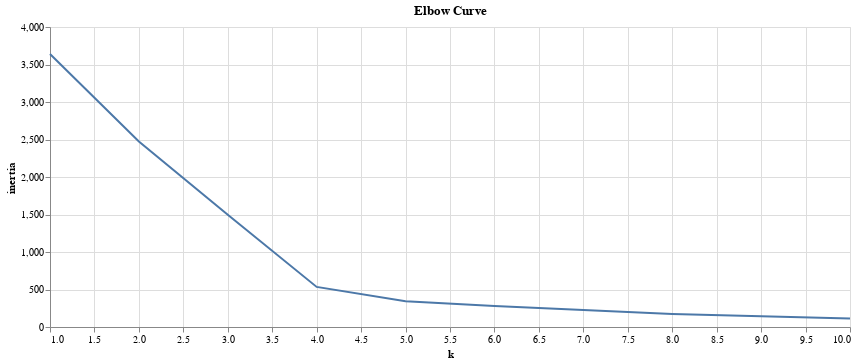

Source (notebook cell):
### Markdown cell above
### Clustering Crytocurrencies Using K-Means

#### Find the Best Value for `k` Using the Elbow Curve

### Code cell
inertia = []
k = list(range(1, 11))

# Calculate the inertia for the range ok k values
for i in k:
    km = KMeans(n_clusters=i, random_state=0)
    km.fit(pcs_df)
    inertia.append(km.inertia_)

    


# Create the Elbow Curve using hvPlot
elbow_data = {"k": k, "inertia": inertia}
df_elbow = pd.DataFrame(elbow_data)
alt.Chart(df_elbow).mark_line().encode(
                x='k', 
                y='inertia').properties(
                    title='Elbow Curve',
                    width=800
)

### Figure 1 — Vega-Lite specification as saved in the notebook (floating-point values rounded to 4 significant figures)
{"config": {"view": {"continuousWidth": 400, "continuousHeight": 300}}, "data": {"name": "data-fd083b89ff5f2f469e2828ceacfe61e1"}, "mark": "line", "encoding": {"x": {"type": "quantitative", "field": "k"}, "y": {"type": "quantitative", "field": "inertia"}}, "title": "Elbow Curve", "width": 800, "$schema": "https://vega.github.io/schema/vega-lite/v4.8.1.json", "datasets": {"data-fd083b89ff5f2f469e2828ceacfe61e1": [{"k": 1, "inertia": 3639.0}, {"k": 2, "inertia": 2474.0}, {"k": 3, "inertia": 1496.0}, {"k": 4, "inertia": 534.4}, {"k": 5, "inertia": 343.0}, {"k": 6, "inertia": 281.0}, {"k": 7, "inertia": 227.7}, {"k": 8, "inertia": 174.5}, {"k": 9, "inertia": 143.1}, {"k": 10, "inertia": 114.4}]}}
